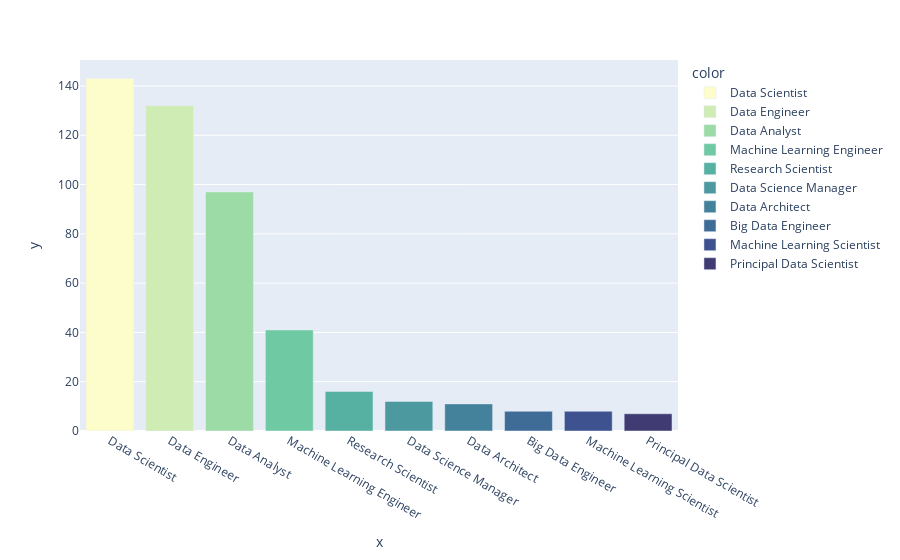

Here is the notebook cell this chart was saved with:
### Code cell
top10_trabajos = df_salary['Titulo_de_trabajo'].value_counts()[:10]
px.bar(y=top10_trabajos.values, x=top10_trabajos.index, color = top10_trabajos.index, color_discrete_sequence=px.colors.sequential.deep)

### Figure 1 — Plotly figure (JSON) as saved in the notebook; plotly's stock layout.template omitted (floating-point values rounded to 4 significant figures)
{"data": [{"alignmentgroup": "True", "hovertemplate": "color=Data Scientist<br>x=%{x}<br>y=%{y}<extra></extra>", "legendgroup": "Data Scientist", "marker": {"color": "rgb(253, 253, 204)", "pattern": {"shape": ""}}, "name": "Data Scientist", "offsetgroup": "Data Scientist", "orientation": "v", "showlegend": true, "textposition": "auto", "type": "bar", "x": ["Data Scientist"], "xaxis": "x", "y": [143], "yaxis": "y"}, {"alignmentgroup": "True", "hovertemplate": "color=Data Engineer<br>x=%{x}<br>y=%{y}<extra></extra>", "legendgroup": "Data Engineer", "marker": {"color": "rgb(206, 236, 179)", "pattern": {"shape": ""}}, "name": "Data Engineer", "offsetgroup": "Data Engineer", "orientation": "v", "showlegend": true, "textposition": "auto", "type": "bar", "x": ["Data Engineer"], "xaxis": "x", "y": [132], "yaxis": "y"}, {"alignmentgroup": "True", "hovertemplate": "color=Data Analyst<br>x=%{x}<br>y=%{y}<extra></extra>", "legendgroup": "Data Analyst", "marker": {"color": "rgb(156, 219, 165)", "pattern": {"shape": ""}}, "name": "Data Analyst", "offsetgroup": "Data Analyst", "orientation": "v", "showlegend": true, "textposition": "auto", "type": "bar", "x": ["Data Analyst"], "xaxis": "x", "y": [97], "yaxis": "y"}, {"alignmentgroup": "True", "hovertemplate": "color=Machine Learning Engineer<br>x=%{x}<br>y=%{y}<extra></extra>", "legendgroup": "Machine Learning Engineer", "marker": {"color": "rgb(111, 201, 163)", "pattern": {"shape": ""}}, "name": "Machine Learning Engineer", "offsetgroup": "Machine Learning Engineer", "orientation": "v", "showlegend": true, "textposition": "auto", "type": "bar", "x": ["Machine Learning Engineer"], "xaxis": "x", "y": [41], "yaxis": "y"}, {"alignmentgroup": "True", "hovertemplate": "color=Research Scientist<br>x=%{x}<br>y=%{y}<extra></extra>", "legendgroup": "Research Scientist", "marker": {"color": "rgb(86, 177, 163)", "pattern": {"shape": ""}}, "name": "Research Scientist", "offsetgroup": "Research Scientist", "orientation": "v", "showlegend": true, "textposition": "auto", "type": "bar", "x": ["Research Scientist"], "xaxis": "x", "y": [16], "yaxis": "y"}, {"alignmentgroup": "True", "hovertemplate": "color=Data Science Manager<br>x=%{x}<br>y=%{y}<extra></extra>", "legendgroup": "Data Science Manager", "marker": {"color": "rgb(76, 153, 160)", "pattern": {"shape": ""}}, "name": "Data Science Manager", "offsetgroup": "Data Science Manager", "orientation": "v", "showlegend": true, "textposition": "auto", "type": "bar", "x": ["Data Science Manager"], "xaxis": "x", "y": [12], "yaxis": "y"}, {"alignmentgroup": "True", "hovertemplate": "color=Data Architect<br>x=%{x}<br>y=%{y}<extra></extra>", "legendgroup": "Data Architect", "marker": {"color": "rgb(68, 130, 155)", "pattern": {"shape": ""}}, "name": "Data Architect", "offsetgroup": "Data Architect", "orientation": "v", "showlegend": true, "textposition": "auto", "type": "bar", "x": ["Data Architect"], "xaxis": "x", "y": [11], "yaxis": "y"}, {"alignmentgroup": "True", "hovertemplate": "color=Big Data Engineer<br>x=%{x}<br>y=%{y}<extra></extra>", "legendgroup": "Big Data Engineer", "marker": {"color": "rgb(62, 108, 150)", "pattern": {"shape": ""}}, "name": "Big Data Engineer", "offsetgroup": "Big Data Engineer", "orientation": "v", "showlegend": true, "textposition": "auto", "type": "bar", "x": ["Big Data Engineer"], "xaxis": "x", "y": [8], "yaxis": "y"}, {"alignmentgroup": "True", "hovertemplate": "color=Machine Learning Scientist<br>x=%{x}<br>y=%{y}<extra></extra>", "legendgroup": "Machine Learning Scientist", "marker": {"color": "rgb(62, 82, 143)", "pattern": {"shape": ""}}, "name": "Machine Learning Scientist", "offsetgroup": "Machine Learning Scientist", "orientation": "v", "showlegend": true, "textposition": "auto", "type": "bar", "x": ["Machine Learning Scientist"], "xaxis": "x", "y": [8], "yaxis": "y"}, {"alignmentgroup": "True", "hovertemplate": "color=Principal Data Scientist<br>x=%{x}<br>y=%{y}<extra></extra>", "legendgroup": "Principal Data Scientist", "marker": {"color": "rgb(64, 60, 115)", "pattern": {"shape": ""}}, "name": "Principal Data Scientist", "offsetgroup": "Principal Data Scientist", "orientation": "v", "showlegend": true, "textposition": "auto", "type": "bar", "x": ["Principal Data Scientist"], "xaxis": "x", "y": [7], "yaxis": "y"}], "layout": {"barmode": "relative", "legend": {"title": {"text": "color"}, "tracegroupgap": 0}, "margin": {"t": 60}, "xaxis": {"anchor": "y", "domain": [0, 1], "title": {"text": "x"}}, "yaxis": {"anchor": "x", "domain": [0, 1], "title": {"text": "y"}}}}
